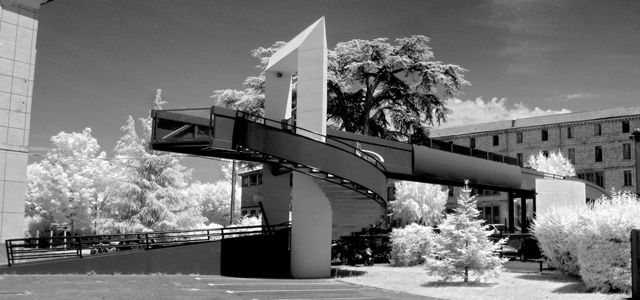
//> input picture TP_C++/Projet Image/TP_Image_Seq3bis/passerelle_NG.jpg, 640 x 300 px
$ ./TP_Image_Seq_3   (built with g++ and OpenCV 4)
//> lines starting //> are read from the running program, lines starting //| are printed output that depends on the picture; after the words box and inside, x2 and y2 are one past the last pixel; in counts of white or black regions, pixels touching at a corner belong together
### TP_C++/Projet Image/TP_Image_Seq3bis/Affiche_histo.h
// TP_Image.cpp : définit le point d'entrée pour l'application console.
//

#include "opencv2/objdetect/objdetect.hpp"
#include "opencv2/imgproc/imgproc.hpp"

void AfficheHisto(string Name,string NomFen)
{
	Mat gray = imread(Name, 0);

	// Initialize parameters
	int histSize = 256;    // bin size
	float range[] = { 0, 255 };
	const float *ranges[] = { range };

	// Calculate histogram
	MatND hist;
	calcHist(&gray, 1, 0, Mat(), hist, 1, &histSize, ranges, true, false);

	// Show the calculated histogram in command window
	double total;
	total = gray.rows * gray.cols;
	for (int h = 0; h < histSize; h++)
	{
		float binVal = hist.at<float>(h);
		//cout << " " << binVal;
	}

	// Plot the histogram
	int hist_w = 512; int hist_h = 400;
	int bin_w = cvRound((double)hist_w / histSize);

	Mat histImage(hist_h, hist_w, CV_8UC1, Scalar(0, 0, 0));
	normalize(hist, hist, 0, histImage.rows, NORM_MINMAX, -1, Mat());

	for (int i = 1; i < histSize; i++)
	{
		line(histImage, Point(bin_w*(i - 1), hist_h - cvRound(hist.at<float>(i - 1))),
		Point(bin_w*(i), hist_h - cvRound(hist.at<float>(i))),
		Scalar(255, 0, 0), 2, 8, 0);
	}

	namedWindow(NomFen, 1);    imshow(NomFen, histImage);
	return;
}

### TP_C++/Projet Image/TP_Image_Seq3bis/pch.h
// Conseils pour bien démarrer :
//   1. Utilisez la fenêtre Explorateur de solutions pour ajouter des fichiers et les gérer.
//   2. Utilisez la fenêtre Team Explorer pour vous connecter au contrôle de code source.
//   3. Utilisez la fenêtre Sortie pour voir la sortie de la génération et d'autres messages.
//   4. Utilisez la fenêtre Liste d'erreurs pour voir les erreurs.
//   5. Accédez à Projet > Ajouter un nouvel élément pour créer des fichiers de code, ou à Projet > Ajouter un élément existant pour ajouter des fichiers de code existants au projet.
//   6. Pour rouvrir ce projet plus tard, accédez à Fichier > Ouvrir > Projet et sélectionnez le fichier .sln.

#ifndef PCH_H
#define PCH_H

// TODO: Ajoutez les en-têtes à précompiler ici

#endif //PCH_H

### TP_C++/Projet Image/TP_Image_Seq3bis/TP_Image_Seq_3.cpp
// TP_Image.cpp : définit le point d'entrée pour l'application console.
//

#include "pch.h"
#include "opencv2/core/core.hpp"
#include "opencv2/highgui/highgui.hpp"
#include <iostream>

using namespace std;
using namespace cv;

#include "Affiche_histo.h"

// Déclaration des variables de travail
unsigned char *pixelsArray;
short nbCols, nbRows;

#define TAILLEHISTO 256
unsigned int histogramme[TAILLEHISTO];

int main()
{
	/********************************************************************/
	/* PARTIE A NE PAS MODIFIER						*********************/
	/********************************************************************/
	// Définition des variables spécifiques à Open CV
	Mat image;

	// Chargement de l'image
	image = imread("passerelle_NG.jpg", 0);
//> image is the input picture: 300 rows x 640 cols, CV_8UC1; min 0, max 255, mean 116.4

	if (image.data == NULL)
	{
		cerr << "Impossible d'ouvrir l'image ! ";
		return -1;
	}

	// Initialisation des variables de travail
	nbRows = image.rows;
//> nbRows = 300
	nbCols = image.cols;
//> nbCols = 640
	pixelsArray = &image.data[0];		// Adresse du 1er pixel de l'image en mémoire/ .data valeur du premier pixel

	// Affichage de l'image
	namedWindow("TP Imagerie", WINDOW_AUTOSIZE);
	imshow("TP Imagerie", image);

	/*******************************************************************/
	/* PARTIE A COMPLETER						           *************/
	/* Nombre de pixels en largeur : variable nbCols       *************/
	cout << nbCols << endl;
//| 640
	/* Nombre de pixels en largeur : variable nbRows       *************/
	cout << nbRows << endl;
//| 300
	/* Tableau des pixels organisé ligne par ligne : pixelsArray       */
	/*******************************************************************/

	// Calcul de l'histogramme
	void calcHisto(void);
	calcHisto();
//> after the loop in calcHisto, `for (i = 0; i < (nbRows*nbCols); i++)`: histogramme = 256 values, max 5105 at index 0, min 46 at index 254, mean 750
//> the loop in calcHisto, `for (i = 0; i < TAILLEHISTO; i++)` made 256 passes
//| histogramme[0] : 5105
//| histogramme[1] : 1025
//| histogramme[2] : 762
//| histogramme[3] : 673
//| histogramme[4] : 640
//| histogramme[5] : 577
//| histogramme[6] : 489
//| histogramme[7] : 460
//> (output is shown up to pass 8 of 256)
	AfficheHisto("passerelle_NG.jpg", "Affiche histo");
//> in AfficheHisto, `calcHist(&gray, 1, 0, Mat(), hist, 1, &histSize, ranges, true, false);`: hist = 256 values, max 5105 at index 0, min 0 at index 255, mean 749.3
//> the loop in AfficheHisto, `for (int h = 0; h < histSize; h++)` made 256 passes
//> binVal on passes 1 to 3: 5105, 1025, 762
//> in AfficheHisto, `normalize(hist, hist, 0, histImage.rows, NORM_MINMAX, -1, Mat());`: hist = 256 values, max 400 at index 0, min 0 at index 255, mean 58.71
//> after the loop in AfficheHisto, `for (int i = 1; i < histSize; i++)`:
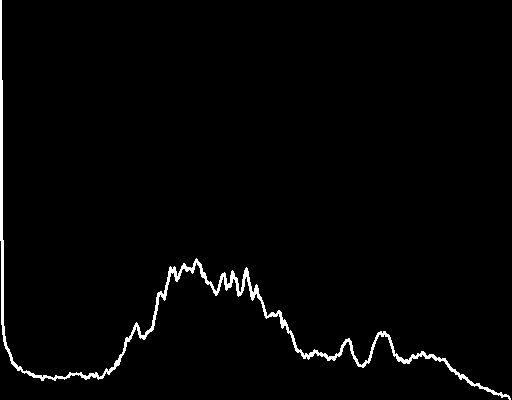
//> histImage: 400 rows x 512 cols, CV_8UC1; 1.9% white; 1 white region, box (x1, y1, x2, y2) and area: (0, 0, 511, 400) 3918

	// Tri à bulles
	void triBulleHisto(void);

	triBulleHisto();
//> after the loop in triBulleHisto, `for (i = 0; i < TAILLEHISTO; i++)`: histoTriBulle has the same summary as histogramme in calcHisto
//> the loop in triBulleHisto, `do` made 256 passes
//> (nbPixMIN, memPos, change) on passes 1 to 3: (46, 254, 46), (57, 251, 57), (61, 252, 61)
//> after the loop in triBulleHisto, `do`: nbPixMIN = 5105; i = 256; memPos = 255; histoTriBulle = 256 values from 46 to 5105; initPos = 256
//> the loop in triBulleHisto, `for (i = 0; i < 256; i++)` made 256 passes
//| Les valeurs du tableau histoTriBulle[0] sont : 46
//| Les valeurs du tableau histoTriBulle[1] sont : 57
//| Les valeurs du tableau histoTriBulle[2] sont : 61
//| Les valeurs du tableau histoTriBulle[3] sont : 62
//| Les valeurs du tableau histoTriBulle[4] sont : 81
//| Les valeurs du tableau histoTriBulle[5] sont : 86
//| Les valeurs du tableau histoTriBulle[6] sont : 89
//| Les valeurs du tableau histoTriBulle[7] sont : 93
//> (output is shown up to pass 8 of 256)

	// Tri par insertion


	waitKey(0);
	return 0;
}

// Définitions des fonctions
// Fonction Tri à bulles
void triBulleHisto(void)
{
	cout << endl;

	int nbPixMIN, i = 0, memPos, change;
	unsigned int histoTriBulle[TAILLEHISTO];
	int initPos = 0;

	for (i = 0; i < TAILLEHISTO; i++)
		histoTriBulle[i] = histogramme[i];

	do
	{
		nbPixMIN = nbRows * nbCols;
		i = initPos;

		do
		{
			if (histoTriBulle[i] < nbPixMIN)
			{
				nbPixMIN = histoTriBulle[i];
				memPos = i;
			}
			i++;
		} while (i < 256);

		change = histoTriBulle[memPos];
		histoTriBulle[memPos] = histoTriBulle[initPos];
		histoTriBulle[initPos] = change;
		initPos++;
	} while (initPos < 256);

	for (i = 0; i < 256; i++)
	{
		cout << "Les valeurs du tableau histoTriBulle[" << i << "] sont : " << histoTriBulle[i] << endl;
	}

}


// Fonction Tri par insertion


//Calcule et affiche le nombre de pixels pour un même NdG - histogramme
void calcHisto(void)
{
	int i;

	cout << "Valeurs de l'histogramme" << endl;
	for (i = 0; i < (nbRows*nbCols); i++)
		histogramme[pixelsArray[i]]++;
	// Affichage
	for (i = 0; i < TAILLEHISTO; i++)
		cout << "histogramme[" << i << "] : " << histogramme[i] << endl;

	return;
}
